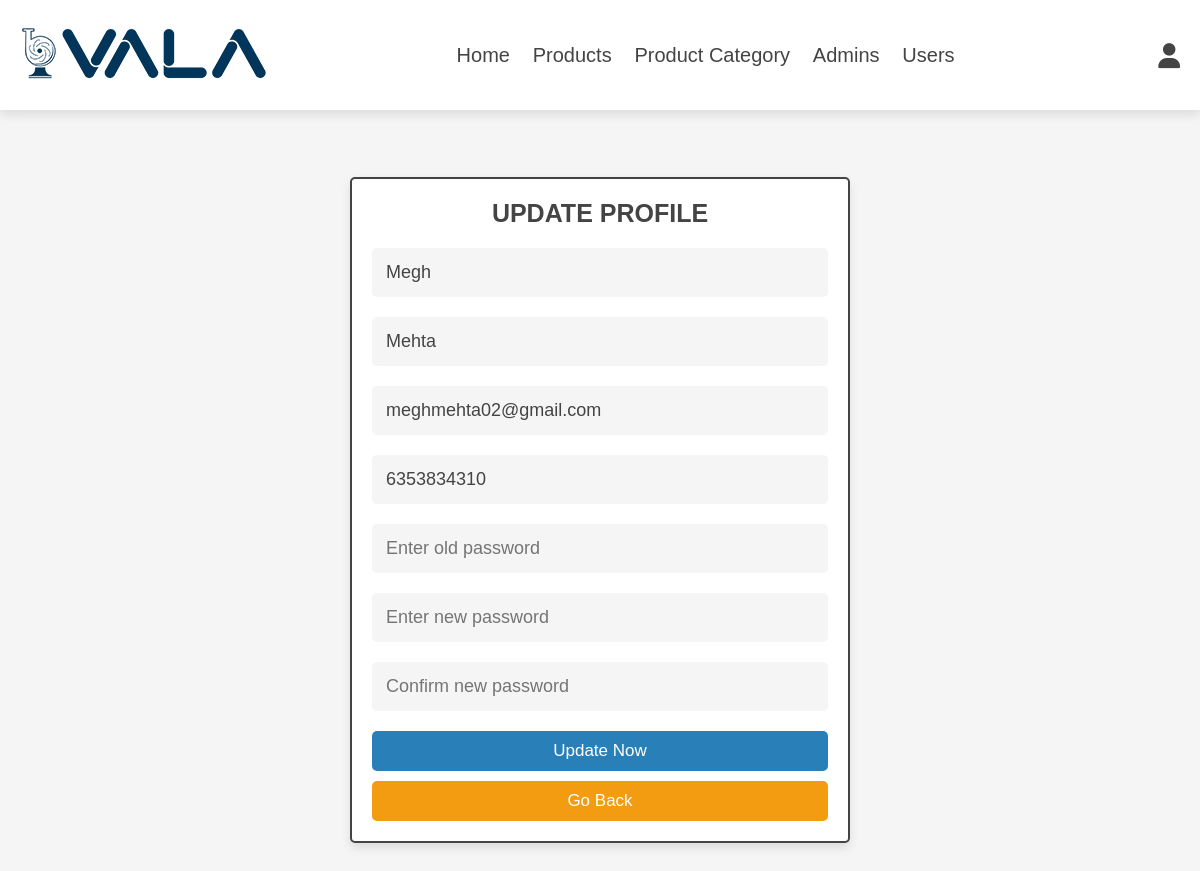
The page /update_profile_admin.php (signed in) on the database its author committed.
### tables this page shows
CREATE TABLE `user` (
  `user_id` int(11) NOT NULL,
  `Is_Admin` tinyint(1) DEFAULT 0,
  `fname` varchar(30) NOT NULL,
  `lname` varchar(30) NOT NULL,
  `email` varchar(30) NOT NULL,
  `password` varchar(20) NOT NULL,
  `mob_no` varchar(11) NOT NULL,
  `address` varchar(100) DEFAULT NULL,
  `area_id` int(11) DEFAULT NULL
);

### update_profile_admin.php (the view, shortened to what this page needs)
<?php
include 'admin_header.php';
$id = $_SESSION['Admin'];
?>
<!DOCTYPE html>
<html lang="en">
<head>
   <link rel="stylesheet" href="https://cdnjs.cloudflare.com/ajax/libs/font-awesome/6.1.1/css/all.min.css">
   <link rel="stylesheet" href="css/admin_style.css">
</head>
<body>
<section class="form-container">
<?php
$select = mysqli_query($conn,"SELECT * FROM user WHERE user_id = '$id' ");
if(mysqli_num_rows($select) > 0){
   $fetch=mysqli_fetch_assoc($select);
}
?>
   <form action="" method="post">
      <h3>update profile</h3>
      <input type="text" name="fname" value="<?php echo $fetch['fname'];?>" placeholder="Enter your first name" class="box">
      <input type="text" name="lname" value="<?php  echo $fetch['lname'];?>" placeholder="Enter your last name" class="box">
      <input type="email" name="email" value="<?php  echo $fetch['email'];?>" placeholder="Enter your email" class="box">
      <input type="tel" name="number" value="<?php  echo $fetch['mob_no'];?>" placeholder="Enter your mobile number" class="box" pattern="[0-9]{5}[0-9]{5}">
      <input type="password" name="old_pass" placeholder="Enter old password" class="box" >
      <input type="password" name="new_pass" placeholder="Enter new password" class="box">
      <input type="password" name="confirm_pass" placeholder="Confirm new password" class="box">
      <input type="submit" value="update now" class="btn" name="submit">
      <a href="dashboard.php" class="option-btn">go back</a>
   </form>
</section>
</body>
</html>

### css/admin_style.css (style rules this page uses)
:root { --main-color:#2980b9; --orange:#f39c12; --red:#e74c3c; --black:#444; --white:#fff; --light-color:#777; --light-bg:#f5f5f5; --border:.2rem solid var(--black); --box-shadow:0 .5rem 1rem rgba(0,0,0,.1); --bg-color:#eee; }
* { font-family: 'Nunito', sans-serif; margin:0; padding:0; box-sizing: border-box; outline: none; border:none; text-decoration: none; }
html { font-size: 62.5%; overflow-x: hidden; }
body { background-color: var(--light-bg); }
section { padding:2rem; max-width: 1200px; margin:0 auto; }
.btn, .delete-btn, .option-btn { display: block; width: 100%; margin-top: 1rem; border-radius: .5rem; padding:1rem 3rem; font-size: 1.7rem; text-transform: capitalize; color:var(--white); cursor: pointer; text-align: center; }
.btn { background-color: var(--main-color); }
.option-btn { background-color: var(--orange); }
.form-container { min-height: 100vh; display: flex; align-items: center; justify-content: center; }
.form-container form { padding:2rem; text-align: center; box-shadow: var(--box-shadow); background-color: var(--white); border-radius: .5rem; width: 50rem; border:var(--border); }
.form-container form h3 { text-transform: uppercase; color:var(--black); margin-bottom: 1rem; font-size: 2.5rem; }
.form-container form .box { width: 100%; margin:1rem 0; border-radius: .5rem; background-color: var(--light-bg); padding:1.4rem; font-size: 1.8rem; color:var(--black); }

### rows shown on the page
user: fname "Megh", lname "Mehta", email "meghmehta02@gmail.com", number "6353834310"
